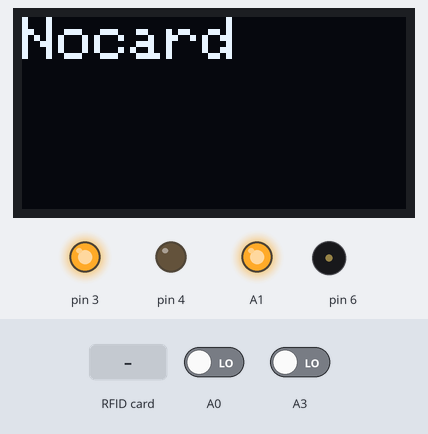
The sketch below on a simulated Arduino Uno, built with avr-gcc and run on an emulated ATmega328P. Shown: 128×64 one-colour display, output pins drawn as LEDs (lit = HIGH), buzzer (waves = sounding). Inputs (shaded band) come from the test bench; at power-on: A3 LOW, A0 LOW. Pins used as bus, display or sensor lines are not drawn; what the sketch prints to the serial monitor is not drawn.

Above: at 1.3 s.
1.4 s: RFID card 5D 6B 68 89 held to the reader
At 1.8 s:
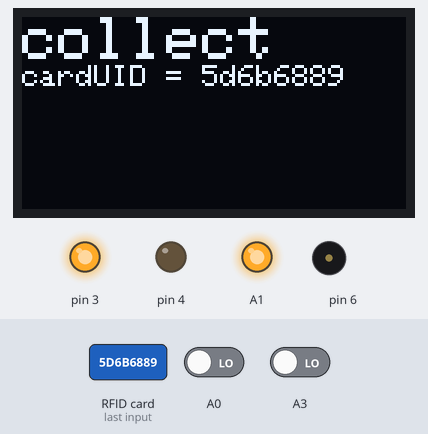
At 3.4 s:
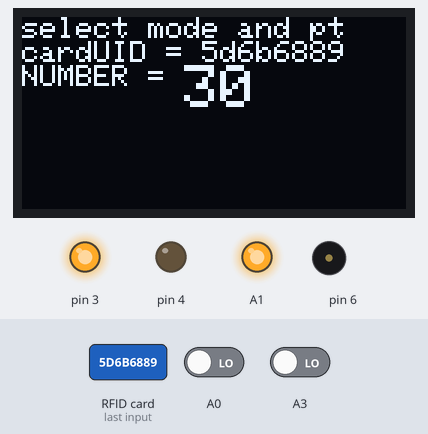
3.5 s: A3 driven HIGH
5.0 s: A3 driven LOW
At 5.6 s:
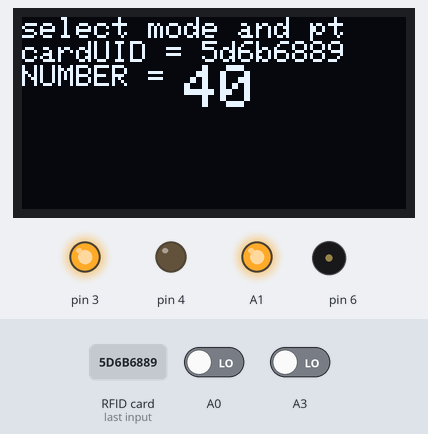
Timing chart, 0 to 8.0 s (numbered marks = the images above; inputs shaded):
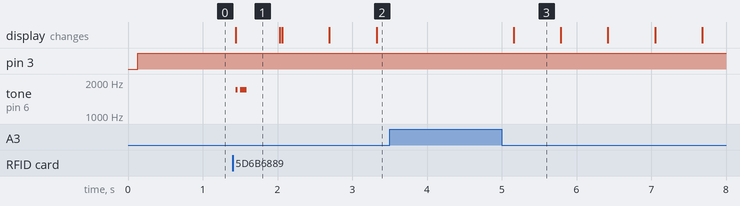

Measured:
- after the input at 1.4 s, tone on pin 6: silent → 1700 Hz at once, → silent 0.03 s later, → 1700 Hz 0.03 s later, → silent 0.09 s later; the display: changes at once (image 1)
- after the input at 3.5 s, every drawn part: stays the same
- after the input at 5.0 s, the display: changes after 0.16 s (image 3)
- what the display in image 1 shows lasts 0.6 s, from 1.4 s to 2.0 s

The sketch:

NFCwithESP.ino
```cpp
#include<SPI.h>
#include<MFRC522.h>
#include<Wire.h>
#include<Adafruit_GFX.h>
#include<Adafruit_SSD1306.h>
#define UID "5d6b6889" // 取得した識別子を記述
int NUMBER=0;

constexpr uint8_t RST_PIN = 9;//RSTピンの指定
constexpr uint8_t SS_PIN = 10;//SSピンの指定
MFRC522 mfrc522(SS_PIN, RST_PIN);
MFRC522::MIFARE_Key key;

Adafruit_SSD1306 display(-1);// ディスプレイ変数の宣言


void setup() {
  Serial.begin(9600);
  display.begin(SSD1306_SWITCHCAPVCC, 0x3C);// ディスプレイの初期化
  while (!Serial);
  SPI.begin();
  mfrc522.PCD_Init();
  mfrc522.PCD_DumpVersionToSerial();
  Serial.println(F("Scan PICC to see UID, SAK, type, and data blocks..."));


  display.clearDisplay();//一度初期化
  display.setTextSize(2);// 出力する文字の大きさ
  display.setTextColor(WHITE);//出力する文字の色
  display.setCursor(0, 0);//カーソル位置の指定
  display.println("Nocard");// ディスプレイへ表示する文字列
  display.display();//ディスプレイ情報の更新

  pinMode(3, OUTPUT);
  pinMode(4, OUTPUT);
  pinMode(A0, INPUT);
  pinMode(A1, OUTPUT);
  pinMode(A3,INPUT);
  digitalWrite(A1, HIGH);
}

void loop() {
  digitalWrite(3, HIGH); //初期設定
  digitalWrite(4, LOW); //初期設定
  noTone(6);//初期設定
  if ( ! mfrc522.PICC_IsNewCardPresent()) return;// Mifareカードの確認（新しいカードが無ければ終了し、loop関数を繰り返す）
  if ( ! mfrc522.PICC_ReadCardSerial()) return;// Mifareカードのデータ読み込み（読み取れなければ終了し、loop関数を繰り返す）


  String strBuf[mfrc522.uid.size];
  for (byte i = 0; i < mfrc522.uid.size; i++) {
    strBuf[i] =  String(mfrc522.uid.uidByte[i], HEX);
    if (strBuf[i].length() == 1) {
      strBuf[i] = "0" + strBuf[i];
    }
  }
  String strUID = strBuf[0] + strBuf[1] + strBuf[2] + strBuf[3];
  Serial.println(strUID);


  if ( strUID == UID ) {
    display.clearDisplay();//一度初期化
    display.setCursor(0, 0);//一度初期化
    display.println("collect");
    display.setTextSize(1);
    display.setTextColor(WHITE);
    display.print("cardUID = ");
    display.println(strUID);
    display.display();

    tone(6, 1700);
    delay(30);
    noTone(6);
    delay(30);
    tone(6, 1700, 90);
    delay(500);

    blank(strUID);
    }

  if ( !(strUID == UID) ) {
    display.clearDisplay();//一度初期化
    display.setCursor(0, 0);//一度初期化
    display.println("error!");
    display.setTextSize(1);
    display.setTextColor(WHITE);
    display.print("cardUID = ");
    display.println(strUID);
    display.display();

    Serial.println("else");
    digitalWrite(3, LOW);
    digitalWrite(4, HIGH);
    tone(6, 500);
    delay(1000);

    display.clearDisplay();//一度初期化
    display.setTextSize(2);// 出力する文字の大きさ
    display.setTextColor(WHITE);//出力する文字の色
    display.setCursor(0, 0);//カーソル位置の指定
    display.println("Nocard");// ディスプレイへ表示する文字列
    display.display();//ディスプレイ情報の更新
  }
}

void blank(String strUID) {
    digitalWrite(A1, HIGH);
    int submit =0;
    int button =1;
    Serial.println(submit);

    display.clearDisplay();//一度初期化
    display.setTextSize(1);// 出力する文字の大きさ
    display.setTextColor(WHITE);//出力する文字の色
    display.setCursor(0, 0);//カーソル位置の指定
    display.println("select mode and pt");// ディスプレイへ表示する文字
    display.print("cardUID = ");
    display.println(strUID);
    display.display();//ディスプレイ情報の更新

 while (submit==0) {
    submit = digitalRead(A0);
    button = digitalRead(A3);
    Serial.println(button);


    if (button == 0) {
    NUMBER=NUMBER+10;
    display.clearDisplay();//一度初期化
    display.setTextSize(1);// 出力する文字の大きさ
    display.setCursor(0, 0);//カーソル位置の指定
    display.println("select mode and pt");// ディスプレイへ表示する文字
    display.print("cardUID = ");
    display.println(strUID);
    display.print("NUMBER = ");
    display.setTextSize(2);
    display.println(NUMBER);
    display.display();//ディスプレイ情報の更新
    delay(300);
    }


    if (submit == 1) {
      break;
    }

    delay(300);

}

}

int ESPserial(String strUID,int NUMBER) {
delay(1000);
}
```
